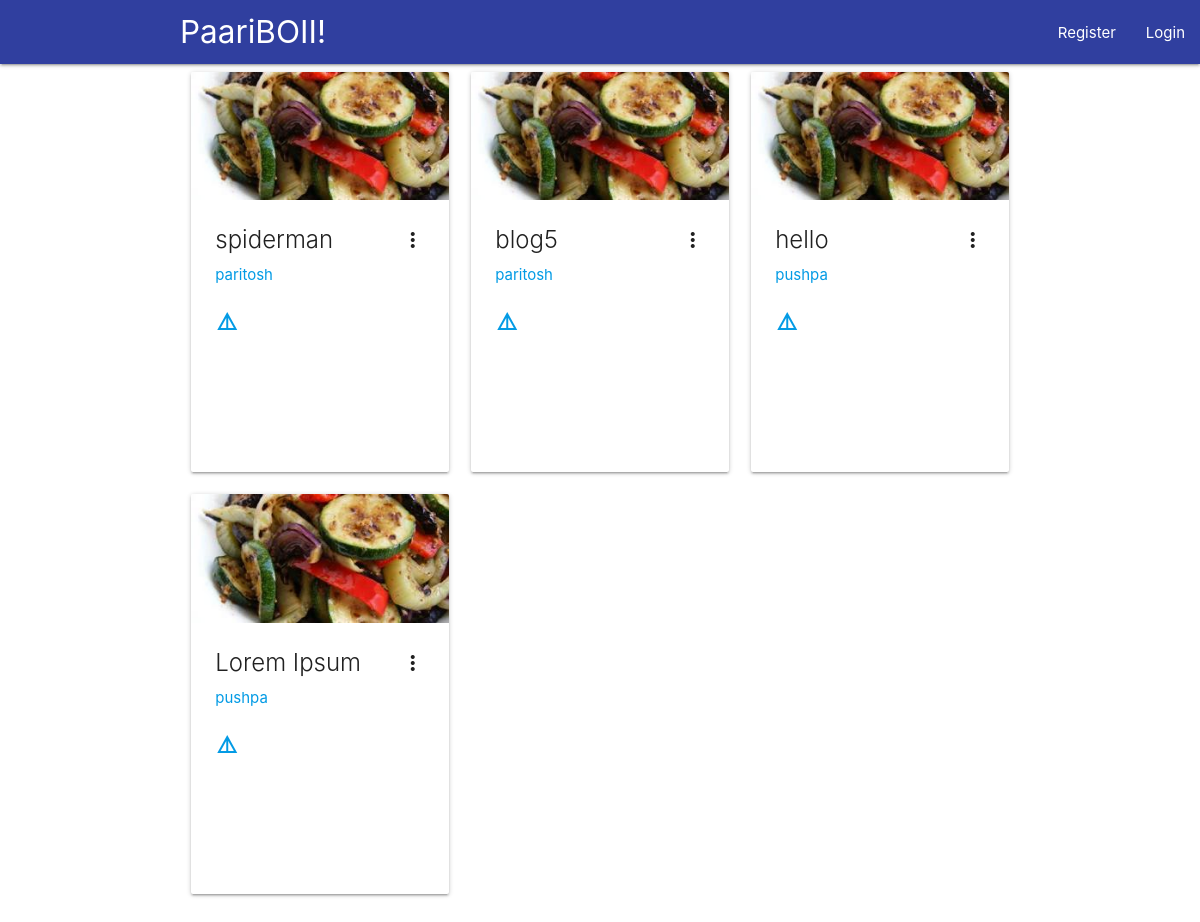
/, run on an earlier commit of the app's database.
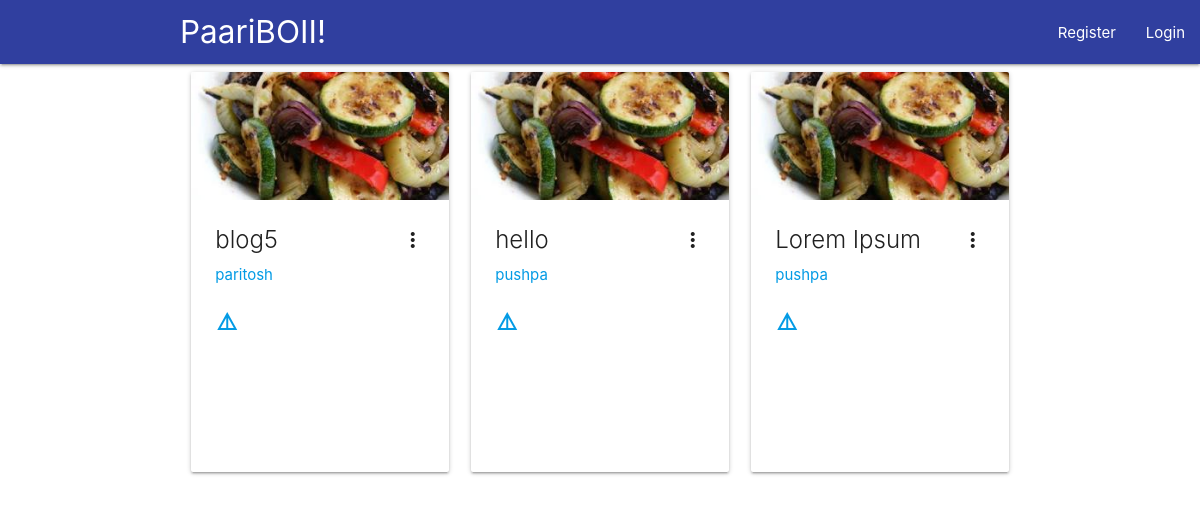
And on a later commit of the database.
### network/models.py (models this page shows, shortened)
class Post(models.Model):
    title = models.CharField(max_length = 100)
    content = models.TextField()
    created_on = models.TimeField(auto_now = True)
    author = models.ForeignKey(User, on_delete = models.CASCADE,)
    image = models.ImageField(default = 'default.jpg',upload_to = 'post_pics',)

### network/views.py (the view)
# urls.py: path('', user_views.PostList.as_view(), name = 'homepage'),
class PostList(ListView):
    model = Post
    context_object_name ='posts'
    ordering = ['-created_on']
    paginated_by = 10

### network/templates/network/post_list.html (shortened to what this page needs)
{% extends "network/base.html" %}
{% block content %}
<div class = "container">
<div class="row">
      {% for post in posts %}
            <div class = "col s12 m6 l4">
                <div class="card medium">
                    <div class="card-image waves-effect waves-block waves-light">
                        <img class="activator" src="{{post.image.url}}">
                    </div>
                    <div class="card-content">
                        <span class="card-title activator grey-text text-darken-4">{{post.title}}
                            <i href= "#" class="material-icons right">more_vert</i></span>
                        <p><a href="{% url 'network:profile_detail' post.author.profile.id %}">{{post.author.username}}</a></p>
                        <br>
                        <p><a href = "{% url 'network:post_detail' post.id %}"><i class = "material-icons">details</i></a>
                    </div>
                </div>
            </div>
            {% endfor %}
        </div>
    </div>
{% endblock content %}

What changed in the data, as far as the page shows it:
removed Post: image (placeholder picture), title "spiderman", author.username "paritosh"
